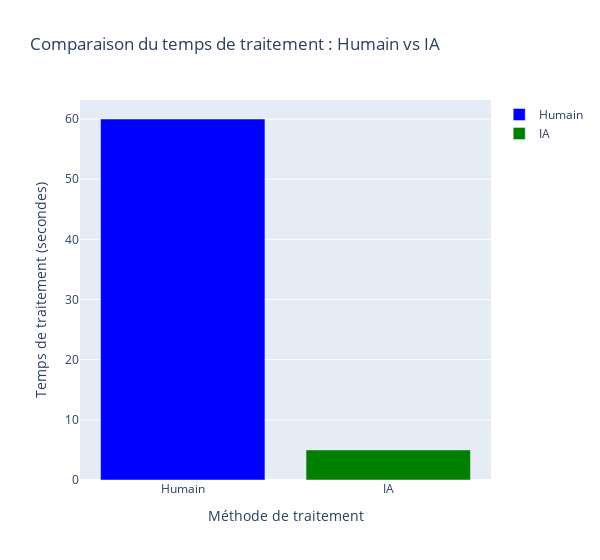

Notebook code for this chart:
### Code cell
import plotly.graph_objects as go

# Données
temps_humain = 60
temps_IA = 5

# Création du diagramme à barres
fig = go.Figure()

fig.add_trace(
    go.Bar(x=["Humain"], y=[temps_humain], name="Humain", marker=dict(color="blue"))
)

fig.add_trace(go.Bar(x=["IA"], y=[temps_IA], name="IA", marker=dict(color="green")))

# Mise en forme du diagramme
fig.update_layout(
    title="Comparaison du temps de traitement : Humain vs IA",
    xaxis_title="Méthode de traitement",
    yaxis_title="Temps de traitement (secondes)",
    width=600,
)

#

### Figure 1 — Plotly figure (JSON) as saved in the notebook; plotly's stock layout.template omitted (floating-point values rounded to 4 significant figures)
{"data": [{"marker": {"color": "blue"}, "name": "Humain", "type": "bar", "x": ["Humain"], "y": [60]}, {"marker": {"color": "green"}, "name": "IA", "type": "bar", "x": ["IA"], "y": [5]}], "layout": {"title": {"text": "Comparaison du temps de traitement : Humain vs IA"}, "width": 600, "xaxis": {"title": {"text": "Méthode de traitement"}}, "yaxis": {"title": {"text": "Temps de traitement (secondes)"}}}}
